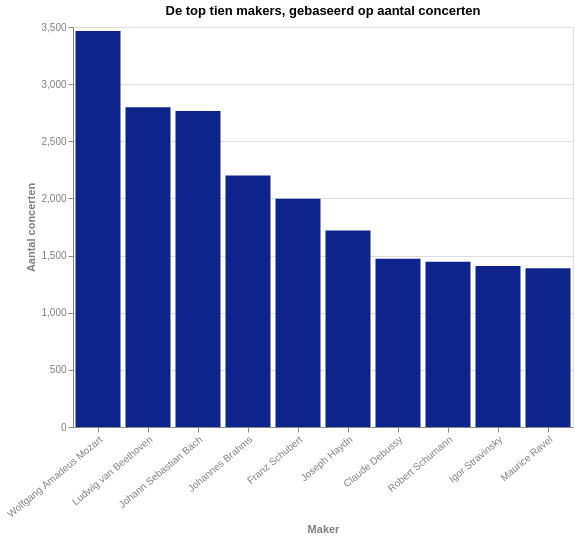

Here is the Vega-Lite specification saved for this chart:
### Vega-Lite specification from a JSON file in a GitHub repository (floating-point values rounded to 4 significant figures)
{"$schema": "https://vega.github.io/schema/vega-lite/v5.json", "title": "De top tien makers, gebaseerd op aantal concerten", "description": "De top tien makers, gebaseerd op aantal concerten", "width": 500, "height": 400, "data": {"values": [{"Creator": "Wolfgang Amadeus Mozart", "Number of concerts": 3466}, {"Creator": "Ludwig van Beethoven", "Number of concerts": 2797}, {"Creator": "Johann Sebastian Bach", "Number of concerts": 2765}, {"Creator": "Johannes Brahms", "Number of concerts": 2200}, {"Creator": "Franz Schubert", "Number of concerts": 1998}, {"Creator": "Joseph Haydn", "Number of concerts": 1719}, {"Creator": "Claude Debussy", "Number of concerts": 1472}, {"Creator": "Robert Schumann", "Number of concerts": 1446}, {"Creator": "Igor Stravinsky", "Number of concerts": 1409}, {"Creator": "Maurice Ravel", "Number of concerts": 1390}]}, "mark": {"type": "bar", "binSpacing": 1, "tooltip": true}, "encoding": {"x": {"field": "Creator", "type": "nominal", "title": "Maker", "sort": "-y"}, "y": {"field": "Number of concerts", "type": "quantitative", "title": "Aantal concerten"}, "color": {"value": "#0F238C"}}, "config": {"countTitle": "Aantal", "axisX": {"labelAngle": -40, "titleColor": "grey", "labelColor": "grey"}, "axisY": {"titleColor": "grey", "labelColor": "grey"}}}
